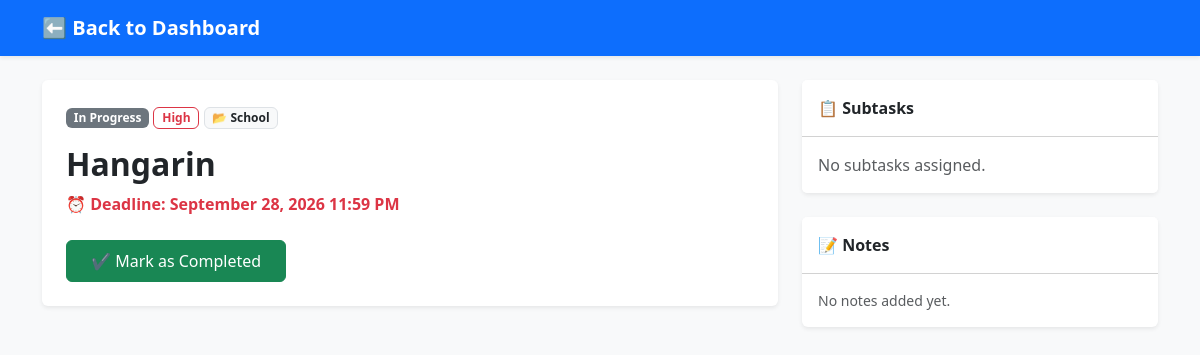
The page /task/13/ on the database its author committed.
### tasks/models.py (models this page shows, shortened)
class BaseModel(models.Model):
    created_at = models.DateTimeField(auto_now_add=True)
    updated_at = models.DateTimeField(auto_now=True)
    class Meta:
        abstract = True

class Task(BaseModel):
    title = models.CharField(max_length=200)
    description = models.TextField()
    deadline = models.DateTimeField()
    status = models.CharField(max_length=50, choices=STATUS_CHOICES, default="Pending")
    category = models.ForeignKey(Category, on_delete=models.CASCADE)
    priority = models.ForeignKey(Priority, on_delete=models.CASCADE)

class Priority(BaseModel):
    name = models.CharField(max_length=100)
    class Meta:
        verbose_name = "Priority"
        verbose_name_plural = "Priorities"

class Category(BaseModel):
    name = models.CharField(max_length=100)
    class Meta:
        verbose_name = "Category"
        verbose_name_plural = "Categories"

### tasks/views.py (the view)
# urls.py: path('task/<int:pk>/', views.task_detail, name='task_detail'),
def task_detail(request, pk):
    task = get_object_or_404(Task, pk=pk)
    context = {
        'task': task,
        'subtasks': task.subtask_set.all(),
        'notes': task.note_set.all().order_by('-created_at')
    }
    return render(request, 'tasks/task_detail.html', context)

### tasks/templates/tasks/task_detail.html (shortened to what this page needs)
<!DOCTYPE html>
<html lang="en">
<head>
    <link href="https://cdn.jsdelivr.net/npm/bootstrap@5.3.0/dist/css/bootstrap.min.css" rel="stylesheet">
</head>
<body class="bg-light">
    <nav class="navbar navbar-dark bg-primary shadow-sm mb-4">
        <div class="container">
            <a class="navbar-brand fw-bold" href="{% url 'task_list' %}">⬅ Back to Dashboard</a>
        </div>
    </nav>
    <div class="container">
        <div class="row">
            <div class="col-lg-8 mb-4">
                <div class="card shadow-sm border-0 h-100">
                    <div class="card-body p-4">
                        <div class="mb-3">
                            <span class="badge bg-secondary">{{ task.status }}</span>
                            <span class="badge border border-danger text-danger">{{ task.priority.name }}</span>
                            <span class="badge bg-light text-dark border">📂 {{ task.category.name }}</span>
                        </div>
                        <h2 class="fw-bold">{{ task.title }}</h2>
                        <p class="text-danger fw-bold mb-4">⏰ Deadline: {{ task.deadline|date:"F d, Y h:i A" }}</p>
                        {% if task.status != 'Completed' %}
                        <form action="{% url 'complete_task' task.pk %}" method="POST" class="mt-4">
                            <button type="submit" class="btn btn-success px-4 py-2">
                                ✔ Mark as Completed
                            </button>
                        </form>
                        {% endif %}
                    </div>
                </div>
            </div>
            <div class="col-lg-4">
                <div class="card shadow-sm border-0 mb-4">
                    <div class="card-header bg-white fw-bold py-3">
                        📋 Subtasks
                    </div>
                    <ul class="list-group list-group-flush">
                        {% for subtask in subtasks %}
                        <li class="list-group-item d-flex justify-content-between align-items-center p-3">
                            {{ subtask.title }}
                            <span class="badge bg-light text-dark border">{{ subtask.status }}</span>
                        </li>
                        {% empty %}
                        <li class="list-group-item text-muted p-3">No subtasks assigned.</li>
                        {% endfor %}
                    </ul>
                </div>
                <div class="card shadow-sm border-0">
                    <div class="card-header bg-white fw-bold py-3">
                        📝 Notes
                    </div>
                    <div class="card-body p-0">
                        {% for note in notes %}
                        <div class="p-3 border-bottom">
                            <small class="text-muted d-block mb-1">{{ note.created_at|date:"M d, Y" }}</small>
                            <p class="mb-0 small">{{ note.content }}</p>
                        </div>
                        {% empty %}
                        <div class="p-3 text-muted small">No notes added yet.</div>
                        {% endfor %}
                    </div>
                </div>
            </div>
        </div>
    </div>
</body>
</html>

### rows shown on the page
Task: status "In Progress", priority.name "High", category.name "School", title "Hangarin", deadline "September 28, 2026 11:59 PM"
